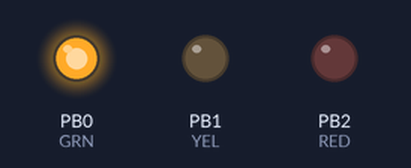
Bench run of a sketch on a simulated ATtiny85, built with avr-gcc and run on an emulated ATtiny85. Shown: output pins drawn as LEDs (lit = HIGH).

Above: at 2.5 s.
At 6.0 s:
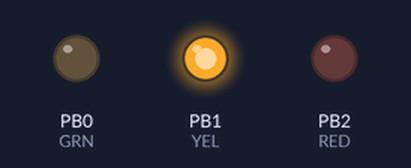
At 9.5 s:
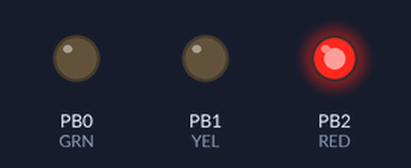
At 13.0 s:
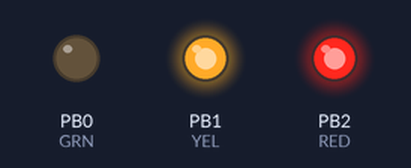
Timing chart, 0 to 18.2 s (numbered marks = the images above):
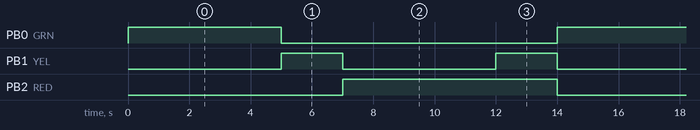

The sketch:

Three_LEDs.ino
```cpp
/////////////////////////////////////////////////////////////
//
// ATtiny85
//
//
/////////////////////////////////////////////////////////////

const int RED = 2; // Red LED
const int YEL = 1; // Yellow LED
const int GRN = 0; // Green LED


// Configuração:

// Definir LEDS :
// red Led on e off
#define RedOn()       digitalWrite(RED, HIGH)
#define RedOff()      digitalWrite(RED, LOW)
// Yellow LED on e off
#define YellowOn()    digitalWrite(YEL, HIGH)
#define YellowOff()   digitalWrite(YEL, LOW)
// Green LED on e off
#define GreenOn()     digitalWrite(GRN, HIGH)
#define GreenOff()    digitalWrite(GRN, LOW)
// Timer de espaçamento
#define DelayOne()    delay(5000)
// Timer de espaçamento
#define DelayTwo()    delay(2000)
// Timer de espaçamento
#define DelayThree()  delay(5000)
// Timer de espaçamento
#define DelayFour()   delay(2000)

void setup() {
  // LEDs als Ausgänge:
  pinMode(RED, OUTPUT);
  pinMode(YEL, OUTPUT);
  pinMode(GRN, OUTPUT);
  // erst einmal alle LEDs aus:
  initialize();
}

// Alle LEDs aus:
void initialize() {
  RedOff();
  YellowOff();
  GreenOff();
}

// Rotphase:
void phaseOne() {
  RedOn();
  YellowOff();
  GreenOff();
  DelayOne();
}

// RotNachGrünPhase:
void phaseTwo() {
  RedOn();
  YellowOn();
  GreenOff();
  DelayTwo();
}

// Grünphase:
void phaseThree() {
  RedOff();
  YellowOff();
  GreenOn();
  DelayThree();
}

// GrünNachRotPhase:
void phaseFour() {
  RedOff();
  YellowOn();
  GreenOff();
  DelayFour();
}

// Ausfall => Gelbes Signal blinkend:
void emergency() {
  RedOff();
  GreenOff();
  YellowOn();
  delay(500);
  YellowOff();
  delay(500);
}

void loop(){
// Mit Grünphase starten:
 phaseThree();
 phaseFour();
 phaseOne();
 phaseTwo();
}
```

Measured:
- by itself, PB0 (GRN): alternates HIGH for 5.0 s and LOW for 9.0 s
- by itself, PB1 (YEL): alternates HIGH for 2.0 s and LOW for 5.0 s
- by itself, PB2 (RED): alternates HIGH for 7.0 s and LOW for 7.0 s
